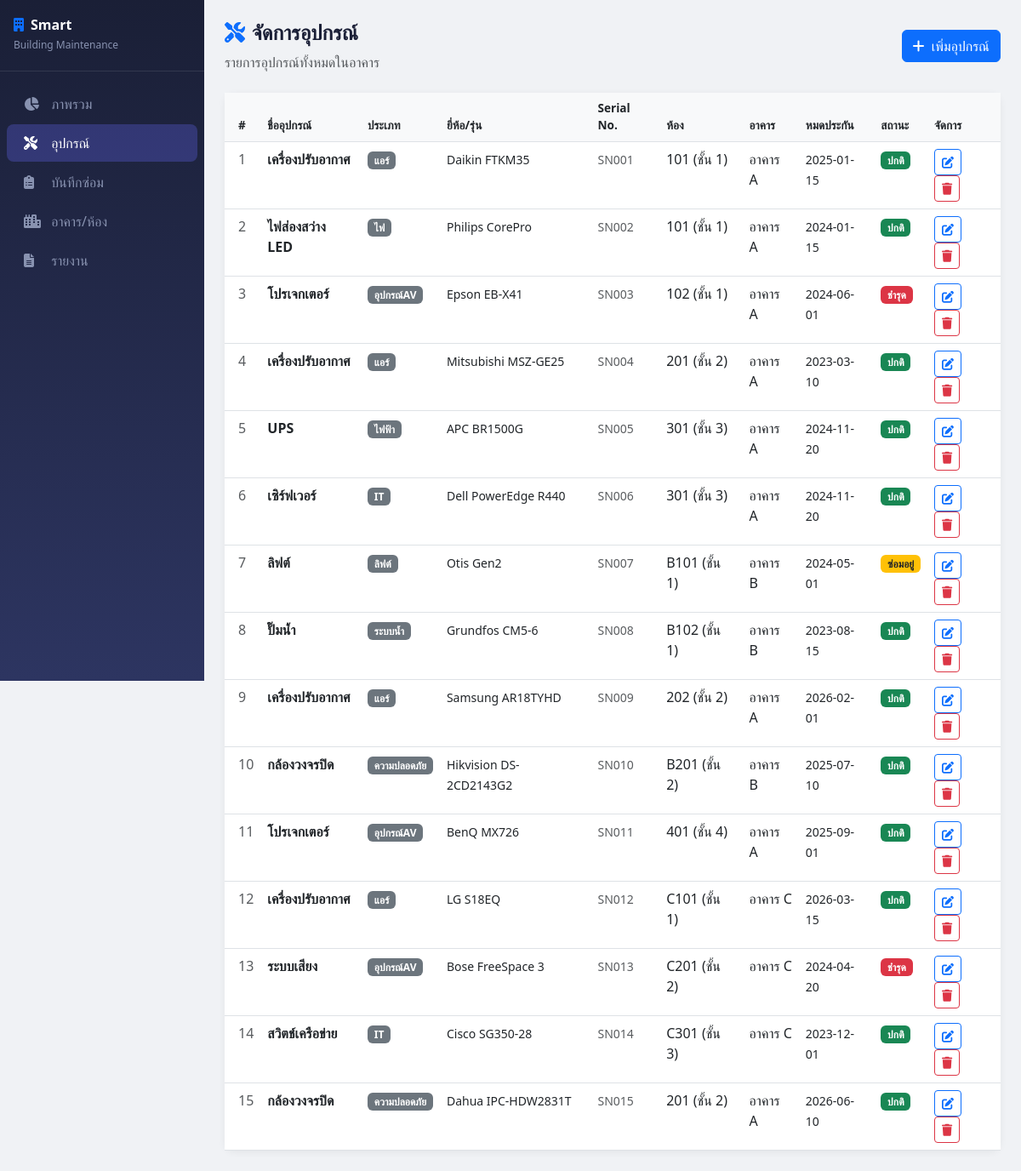
Screenshot of /equipment with the database file from the repository.
### tables this page shows
CREATE TABLE equipment (
            id INTEGER PRIMARY KEY AUTOINCREMENT,
            room_id INTEGER NOT NULL,
            name TEXT NOT NULL,
            equipment_type TEXT,
            brand TEXT,
            model TEXT,
            serial_number TEXT UNIQUE,
            install_date DATE,
            warranty_expire DATE,
            status TEXT DEFAULT 'ปกติ',
            FOREIGN KEY (room_id) REFERENCES rooms(id)
        );

CREATE TABLE rooms (
            id INTEGER PRIMARY KEY AUTOINCREMENT,
            building_id INTEGER NOT NULL,
            room_number TEXT NOT NULL,
            floor INTEGER,
            room_type TEXT,
            area_sqm REAL,
            FOREIGN KEY (building_id) REFERENCES buildings(id)
        );

CREATE TABLE buildings (
            id INTEGER PRIMARY KEY AUTOINCREMENT,
            name TEXT NOT NULL,
            address TEXT,
            floors INTEGER,
            created_at TIMESTAMP DEFAULT CURRENT_TIMESTAMP
        );

### app.py (the view)
@app.route('/equipment')
def equipment_list():
    db = get_db()
    equipment = db.execute("""
        SELECT e.*, r.room_number, r.floor, b.name as building_name
        FROM equipment e
        JOIN rooms r ON e.room_id = r.id
        JOIN buildings b ON r.building_id = b.id
        ORDER BY e.id ASC
    """).fetchall()
    db.close()
    return render_template('equipment.html', equipment=equipment)

### app.py (called while the page is built)
@app.before_request
def setup():
    pass

### database.py (called while the page is built)
def get_db():
    conn = sqlite3.connect(DB_PATH)
    conn.row_factory = sqlite3.Row
    return conn

### templates/equipment.html (shortened to what this page needs)
{% extends "base.html" %}
{% block content %}
<div class="page-header d-flex justify-content-between align-items-center">
    <div>
        <h4><i class="fas fa-tools me-2 text-primary"></i>จัดการอุปกรณ์</h4>
        <p class="text-muted mb-0">รายการอุปกรณ์ทั้งหมดในอาคาร</p>
    </div>
    <a href="{{ url_for('equipment_add') }}" class="btn btn-primary">
        <i class="fas fa-plus me-1"></i> เพิ่มอุปกรณ์
    </a>
</div>
<div class="card">
    <div class="card-body p-0">
        <div class="table-responsive">
            <table class="table table-hover mb-0">
                <thead>
                    <tr>
                        <th class="ps-3">#</th>
                        <th>ชื่ออุปกรณ์</th>
                        <th>ประเภท</th>
                        <th>ยี่ห้อ/รุ่น</th>
                        <th>Serial No.</th>
                        <th>ห้อง</th>
                        <th>อาคาร</th>
                        <th>หมดประกัน</th>
                        <th>สถานะ</th>
                        <th>จัดการ</th>
                    </tr>
                </thead>
                <tbody>
                    {% for eq in equipment %}
                    <tr>
                        <td class="ps-3 text-muted">{{ eq.id }}</td>
                        <td class="fw-semibold">{{ eq.name }}</td>
                        <td><small class="badge bg-secondary">{{ eq.equipment_type }}</small></td>
                        <td><small>{{ eq.brand }} {{ eq.model }}</small></td>
                        <td><small class="text-muted">{{ eq.serial_number }}</small></td>
                        <td>{{ eq.room_number }} (ชั้น {{ eq.floor }})</td>
                        <td>{{ eq.building_name }}</td>
                        <td><small>{{ eq.warranty_expire or '-' }}</small></td>
                        <td>
                            {% if eq.status == 'ปกติ' %}
                                <span class="badge bg-success">{{ eq.status }}</span>
                            {% elif eq.status == 'ชำรุด' %}
                                <span class="badge bg-danger">{{ eq.status }}</span>
                            {% else %}
                                <span class="badge bg-warning text-dark">{{ eq.status }}</span>
                            {% endif %}
                        </td>
                        <td>
                            <a href="{{ url_for('equipment_edit', id=eq.id) }}" class="btn btn-sm btn-outline-primary me-1">
                                <i class="fas fa-edit"></i>
                            </a>
                            <form method="POST" action="{{ url_for('equipment_delete', id=eq.id) }}" style="display:inline"
                                  onsubmit="return confirm('ลบอุปกรณ์นี้?')">
                                <button class="btn btn-sm btn-outline-danger"><i class="fas fa-trash"></i></button>
                            </form>
                        </td>
                    </tr>
                    {% endfor %}
                </tbody>
            </table>
        </div>
    </div>
</div>
{% endblock %}

### templates/base.html (style rules this page uses)
body { background-color: #f0f2f5; font-family: 'Segoe UI', sans-serif; }
.card { border: none; border-radius: 12px; box-shadow: 0 2px 8px rgba(0,0,0,0.06); }
.table th { background-color: #f8f9fa; font-weight: 600; font-size: 0.85rem; }
.page-header { margin-bottom: 24px; }
.page-header h4 { font-weight: 700; color: #1a1f36; }

### rows the page displays
equipment: id "1", name "เครื่องปรับอากาศ", equipment_type "แอร์", brand "Daikin", model "FTKM35", serial_number "SN001", room_number "101", floor "1", building_name "อาคาร A", warranty_expire "2025-01-15", status "ปกติ"
equipment: id "2", name "ไฟส่องสว่าง LED", equipment_type "ไฟ", brand "Philips", model "CorePro", serial_number "SN002", room_number "101", floor "1", building_name "อาคาร A", warranty_expire "2024-01-15", status "ปกติ"
equipment: id "3", name "โปรเจกเตอร์", equipment_type "อุปกรณ์AV", brand "Epson", model "EB-X41", serial_number "SN003", room_number "102", floor "1", building_name "อาคาร A", warranty_expire "2024-06-01", status "ชำรุด"
equipment: id "4", name "เครื่องปรับอากาศ", equipment_type "แอร์", brand "Mitsubishi", model "MSZ-GE25", serial_number "SN004", room_number "201", floor "2", building_name "อาคาร A", warranty_expire "2023-03-10", status "ปกติ"
equipment: id "5", name "UPS", equipment_type "ไฟฟ้า", brand "APC", model "BR1500G", serial_number "SN005", room_number "301", floor "3", building_name "อาคาร A", warranty_expire "2024-11-20", status "ปกติ"
equipment: id "6", name "เซิร์ฟเวอร์", equipment_type "IT", brand "Dell", model "PowerEdge R440", serial_number "SN006", room_number "301", floor "3", building_name "อาคาร A", warranty_expire "2024-11-20", status "ปกติ"
equipment: id "7", name "ลิฟต์", equipment_type "ลิฟต์", brand "Otis", model "Gen2", serial_number "SN007", room_number "B101", floor "1", building_name "อาคาร B", warranty_expire "2024-05-01", status "ซ่อมอยู่"
equipment: id "8", name "ปั๊มน้ำ", equipment_type "ระบบน้ำ", brand "Grundfos", model "CM5-6", serial_number "SN008", room_number "B102", floor "1", building_name "อาคาร B", warranty_expire "2023-08-15", status "ปกติ"
equipment: id "9", name "เครื่องปรับอากาศ", equipment_type "แอร์", brand "Samsung", model "AR18TYHD", serial_number "SN009", room_number "202", floor "2", building_name "อาคาร A", warranty_expire "2026-02-01", status "ปกติ"
equipment: id "10", name "กล้องวงจรปิด", equipment_type "ความปลอดภัย", brand "Hikvision", model "DS-2CD2143G2", serial_number "SN010", room_number "B201", floor "2", building_name "อาคาร B", warranty_expire "2025-07-10", status "ปกติ"
equipment: id "11", name "โปรเจกเตอร์", equipment_type "อุปกรณ์AV", brand "BenQ", model "MX726", serial_number "SN011", room_number "401", floor "4", building_name "อาคาร A", warranty_expire "2025-09-01", status "ปกติ"
equipment: id "12", name "เครื่องปรับอากาศ", equipment_type "แอร์", brand "LG", model "S18EQ", serial_number "SN012", room_number "C101", floor "1", building_name "อาคาร C", warranty_expire "2026-03-15", status "ปกติ"
equipment: id "13", name "ระบบเสียง", equipment_type "อุปกรณ์AV", brand "Bose", model "FreeSpace 3", serial_number "SN013", room_number "C201", floor "2", building_name "อาคาร C", warranty_expire "2024-04-20", status "ชำรุด"
equipment: id "14", name "สวิตช์เครือข่าย", equipment_type "IT", brand "Cisco", model "SG350-28", serial_number "SN014", room_number "C301", floor "3", building_name "อาคาร C", warranty_expire "2023-12-01", status "ปกติ"
equipment: id "15", name "กล้องวงจรปิด", equipment_type "ความปลอดภัย", brand "Dahua", model "IPC-HDW2831T", serial_number "SN015", room_number "201", floor "2", building_name "อาคาร A", warranty_expire "2026-06-10", status "ปกติ"
